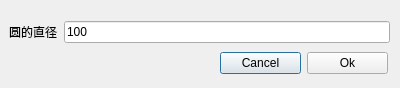
<?xml version="1.0" encoding="UTF-8"?>
<ui version="4.0">
 <class>Dialog</class>
 <widget class="QDialog" name="Dialog">
  <property name="geometry">
   <rect>
    <x>0</x>
    <y>0</y>
    <width>400</width>
    <height>88</height>
   </rect>
  </property>
  <property name="windowTitle">
   <string>Dialog</string>
  </property>
  <widget class="QWidget" name="layoutWidget_2">
   <property name="geometry">
    <rect>
     <x>220</x>
     <y>50</y>
     <width>168</width>
     <height>27</height>
    </rect>
   </property>
   <layout class="QHBoxLayout" name="horizontalLayout_2">
    <item>
     <widget class="QPushButton" name="Cancel_button">
      <property name="text">
       <string>Cancel</string>
      </property>
     </widget>
    </item>
    <item>
     <widget class="QPushButton" name="Ok_button">
      <property name="text">
       <string>Ok</string>
      </property>
     </widget>
    </item>
   </layout>
  </widget>
  <widget class="QWidget" name="layoutWidget">
   <property name="geometry">
    <rect>
     <x>9</x>
     <y>21</y>
     <width>381</width>
     <height>27</height>
    </rect>
   </property>
   <layout class="QFormLayout" name="formLayout">
    <item row="0" column="0">
     <widget class="QLabel" name="label">
      <property name="text">
       <string>圆的直径</string>
      </property>
     </widget>
    </item>
    <item row="0" column="1">
     <widget class="QLineEdit" name="crossSectionLengthInputField">
      <property name="text">
       <string>100</string>
      </property>
     </widget>
    </item>
   </layout>
  </widget>
 </widget>
 <resources/>
 <connections/>
</ui>
